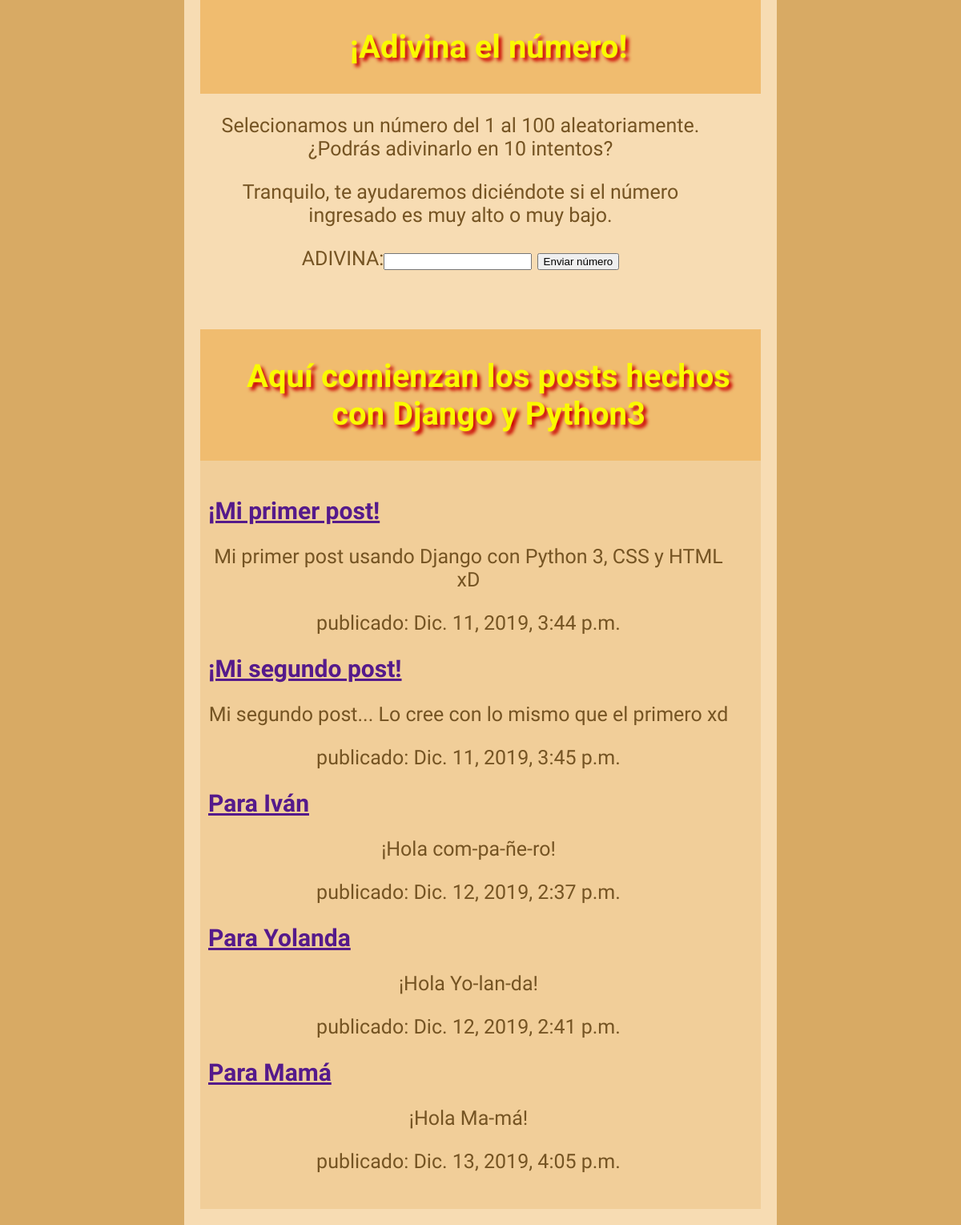
The page / on the database its author committed.
### blog/models.py (models this page shows, shortened)
class Post(models.Model):
    author = models.ForeignKey('auth.User', on_delete=models.CASCADE)
    title = models.CharField(max_length=200)
    text = models.TextField()
    created_date = models.DateTimeField(
            default=timezone.now)
    published_date = models.DateTimeField(
            blank=True, null=True)

### blog/views.py (the view)
# urls.py: path('', views.post_list, name='post_list'),
def post_list(request):
    posts = Post.objects.order_by('published_date')
    return render(request, 'blog/post_list.html', {'posts': posts})

### blog/templates/blog/post_list.html (shortened to what this page needs)
{% load static %}
<!DOCTYPE html>
<html>
  <head>
    <link rel="stylesheet" href="{% static 'css/blog.css' %}">
  </head>
  <body>
    <div class="page-header">
      <h1>¡Adivina el número!</h1>
    </div>
    <p>Selecionamos un número del 1 al 100 aleatoriamente. ¿Podrás adivinarlo en 10 intentos?</p>
    <p>Tranquilo, te ayudaremos diciéndote si el número ingresado es muy alto o muy bajo.</p>
    <div class="form">
      <label for="guessField">ADIVINA:</label><input type="text" id="guessField" class="guessField">
      <input type="submit" value="Enviar número" class="guessSubmit">
    </div>
    <div class="resultParas">
      <p class="lastResult"></p>
    </div>
    <br>
    <div class="page-header">
      <h1>Aquí comienzan los posts hechos con Django y Python3</h1>
    </div>
    <div class="content-container">
      <div class="row">
        <div class="col-md-8">
          {% for post in posts %}
            <div class="post">
              <h2><a href="">{{ post.title }}</a></h2>
              <p>{{ post.text|linebreaksbr }}</p>
              <p> publicado: {{ post.published_date }}</p>
            </div>
          {% endfor %}
        </div>
      </div>
    </div>
  </body>
</html>

### blog/static/css/blog.css (style rules this page uses)
html { background: rgb(216, 170, 100); }
body { width: 700px; margin: 0 auto; background-color: rgb(247, 220, 179); padding: 0 20px 20px 20px; border: 5px sold black; }
.page-header { background-color: rgb(240, 188, 111); margin-top: 0; padding: 20px 20px 20px 40px; }
h1 { margin: 0; padding: 15px 0; color: #FAFA00; text-shadow: 4px 4px 4px #CA0000; font-family: 'Acme', sans-serif; font-size: 40px; text-align: center; }
h2 { width: 650px; font-family: 'Courgette', cursive; font-size: 30px; text-align: left; }
.content-container { background-color: rgb(241, 206, 153); margin-top: 0; padding: 20px 10px 20px 10px; }
.lastResult { color: white; padding: 3px; }
p, .form { color: rgb(117, 84, 35); width: 650px; font-size: 25px; font-family: 'Kalam', cursive; text-align: center; }

### rows shown on the page
Post: title "¡Mi primer post!", text "Mi primer post usando Django con Python 3, CSS y HTML xD", published_date "Dic. 11, 2019, 3:44 p.m."
Post: title "¡Mi segundo post!", text "Mi segundo post... Lo cree con lo mismo que el primero xd", published_date "Dic. 11, 2019, 3:45 p.m."
Post: title "Para Iván", text "¡Hola com-pa-ñe-ro!", published_date "Dic. 12, 2019, 2:37 p.m."
Post: title "Para Yolanda", text "¡Hola Yo-lan-da!", published_date "Dic. 12, 2019, 2:41 p.m."
Post: title "Para Mamá", text "¡Hola Ma-má!", published_date "Dic. 13, 2019, 4:05 p.m."
